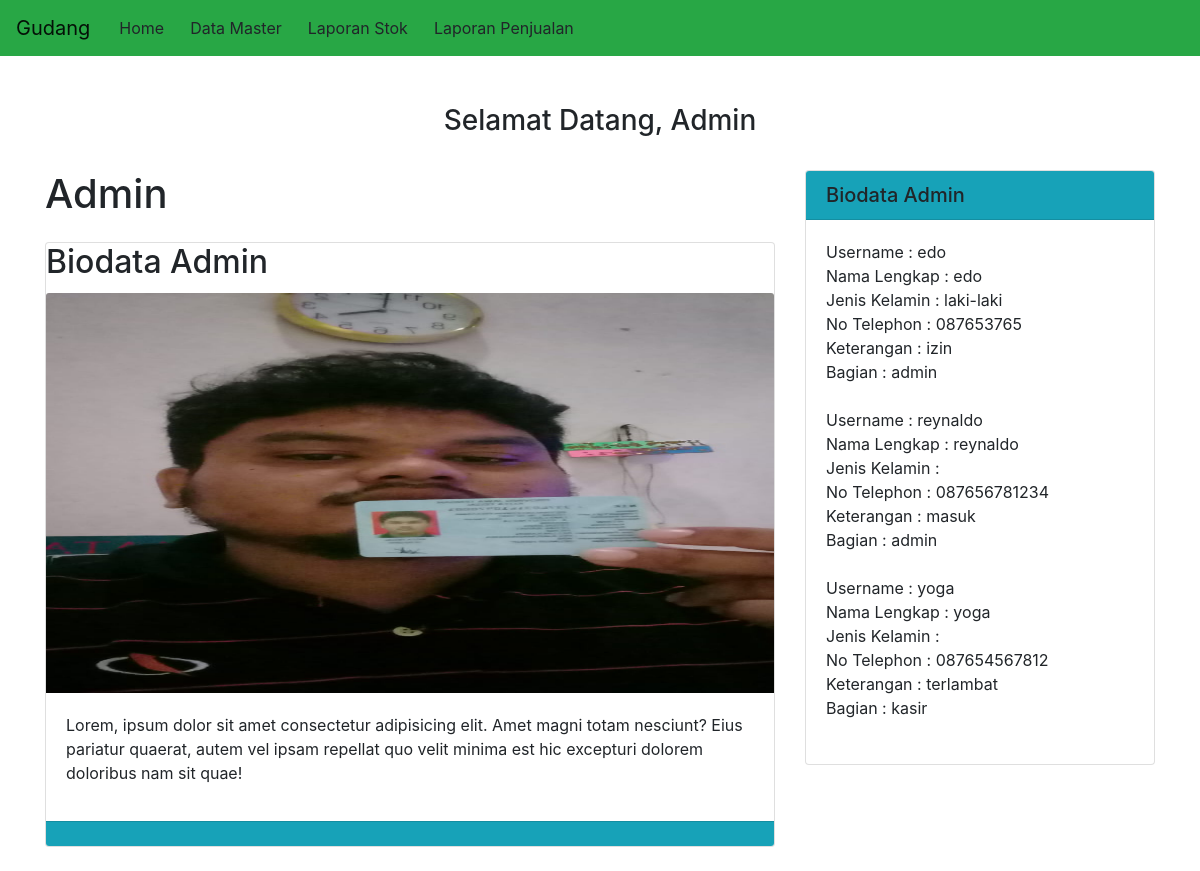
The app's page /home.php with its own data.
### tables this page shows
CREATE TABLE IF NOT EXISTS `petugas` (
  `kode_user` int(11) NOT NULL,
  `username` varchar(50) NOT NULL,
  `pass` varchar(50) NOT NULL,
  `nama_lengkap` varchar(50) NOT NULL,
  `jenis_kelamin` enum('laki-laki','perempuan') NOT NULL,
  `alamat` varchar(50) NOT NULL,
  `no_telepon` varchar(15) NOT NULL,
  `keterangan` varchar(50) NOT NULL,
  `bagian` varchar(255) NOT NULL
);

### home.php (the view, shortened to what this page needs)
<?php
require 'prologin.php';
$sql = 'SELECT * FROM petugas';
$statement = $con->prepare($sql);
$statement->execute();
$user = $statement->fetchAll(PDO::FETCH_OBJ);
?>
<?php require 'header.php'; ?>
<br>
<br>
<h3 align="center">Selamat Datang, Admin</h3>
<div class="container">
    <div class="row">
      <div class="col-md-8">
        <h1 class="my-4">Admin
        </h1>
        <div class="card mb-4">
            <h2 class="card-title">Biodata Admin</h2>
          <img class="card-img-top" src="edo.jpg" width="100px" height="400px" alt="Card image cap">
          <div class="card-body">
          <p>Lorem, ipsum dolor sit amet consectetur adipisicing elit. Amet magni totam nesciunt? Eius pariatur quaerat, autem vel ipsam repellat quo velit minima est hic excepturi dolorem doloribus nam sit quae!</p>
          </div>
          <div class="card-footer text-muted bg bg-info">
          </div>
        </div>
       </div>
      <div class="col-md-4">
        <div class="card my-4">
          <h5 class="card-header bg bg-info">Biodata Admin</h5>
          <div class="card-body">
          <?php foreach($user as $sa): ?>
          <tr>
                <th>Username         : </th><?= $sa->username; ?><br>
                <th>Nama Lengkap     : </th><?= $sa->nama_lengkap; ?></td><br>
                <th>Jenis Kelamin    : </th><?= $sa->jenis_kelamin; ?></td><br>
                <th>No Telephon      : </th><?= $sa->no_telepon; ?></td><br>
                <th>Keterangan       : </th><?= $sa->keterangan; ?></td><br>
                <th>Bagian           : </th><?= $sa->bagian; ?></td><br>
          </tr><br>
          <?php endforeach; ?>
          </div>
        </div>
      </div>
    </div>
  </div>

### header.php (shortened to what this page needs)
<!doctype html>
<html lang="en">
  <head>
    <link rel="stylesheet" href="https://stackpath.bootstrapcdn.com/bootstrap/4.3.1/css/bootstrap.min.css">
  </head>
  <body class="bg">
  <nav class="navbar navbar-expand-lg navbar-light bg-success">
  <a class="navbar-brand" href="index.php">Gudang</a>
  <div class="navbar-nav">
  <a class="btn" role="button" href="home.php">Home</a>
  </div>
  <div class="navbar-nav">
  <a class="btn" href="#" role="button" id="navbarNavAltMarkup" data-toggle="dropdown" aria-haspopup="true" aria-expanded="false">
    Data Master
  </a>
</div>
<div class="navbar-nav">
  <a class="btn" href="cetak.php" role="button">
    Laporan Stok
  </a>
</div>
<div class="navbar-nav">
  <a class="btn" href="cetak_penjualan.php" role="button">
    Laporan Penjualan
  </a>
</div>
</nav>

### records on screen
petugas: username "edo", nama_lengkap "edo", jenis_kelamin "laki-laki", no_telepon "087653765", keterangan "izin", bagian "admin"
petugas: username "reynaldo", nama_lengkap "reynaldo", no_telepon "087656781234", keterangan "masuk", bagian "admin"
petugas: username "yoga", nama_lengkap "yoga", no_telepon "087654567812", keterangan "terlambat", bagian "kasir"
